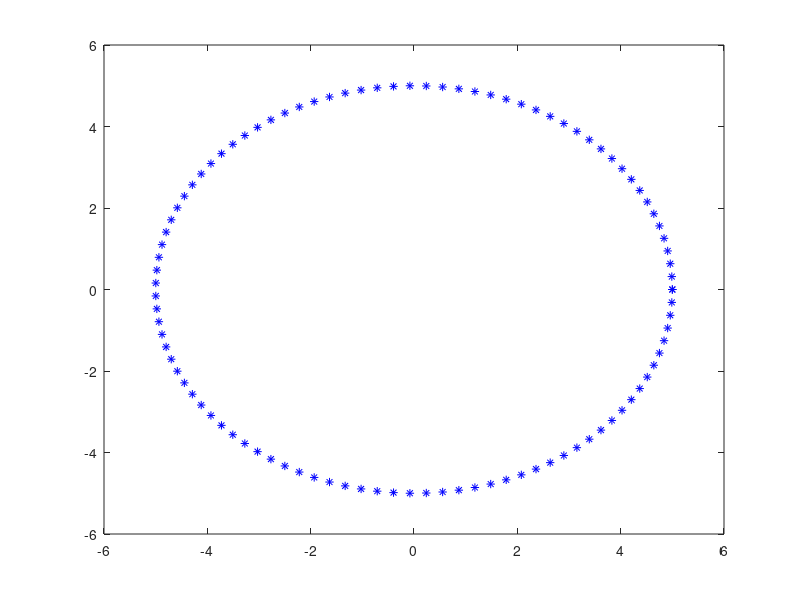

Here is the MATLAB script that generated this plot:
%% Circle: Plot a circle and see what happens
%
function [passed, msg] = test()

    ax = axes;
    % Plot 1: Plot 100 points
    r = 5;
    th = linspace(0, 2 * pi);
    xx = r * cos(th);
    yy = r * sin(th);
    
    % First
    plot(xx, yy, 'b*');
    try
        p1 = Plot(ax);
    catch e
        passed = false;
        msg = sprintf('Expected success; got "%s"', e.identifier);
        return;
    end
    ax = axes;
    hold on;
    for i = 1:numel(xx)
        plot(xx(i), yy(i), 'b*');
    end
    try
        p2 = Plot(ax);
    catch e
        passed = false;
        msg = sprintf('Expected success; got "%s"', e.identifier);
        return;
    end
    
    if ~p1.equals(p2)
        passed = false;
        msg = 'Expected equality; got inequality';
    else
        passed = true;
        msg = '';
    end
end